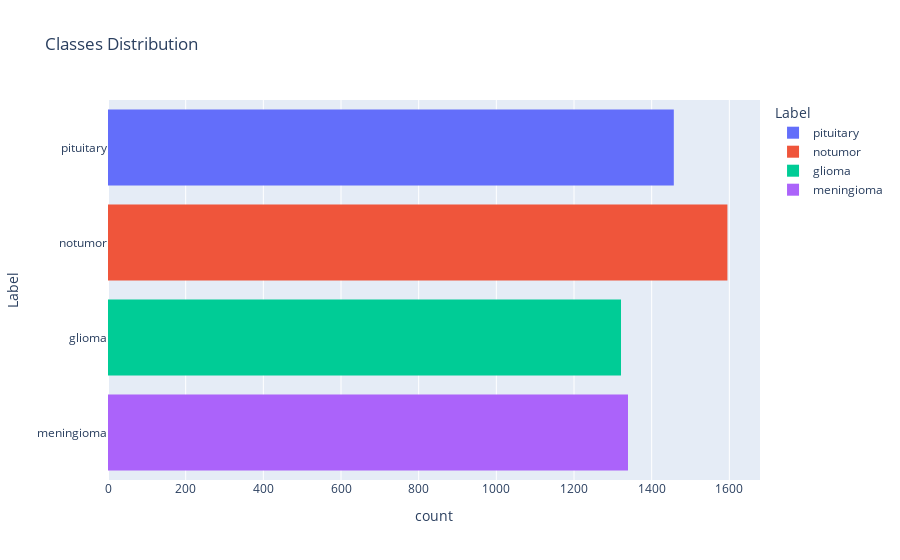

This figure's notebook cell:
### Code cell
px.histogram(train_data, y="Label", color="Label", title="Classes Distribution")

### Figure 1 — Plotly figure (JSON) as saved in the notebook; plotly's stock layout.template omitted (floating-point values rounded to 4 significant figures; data arrays with more than 128 entries replaced by an {"elided": "..."} marker saying what was removed)
{"data": [{"bingroup": "y", "hovertemplate": "Label=%{y}<br>count=%{x}<extra></extra>", "legendgroup": "pituitary", "marker": {"color": "#636efa", "pattern": {"shape": ""}}, "name": "pituitary", "orientation": "h", "showlegend": true, "type": "histogram", "xaxis": "x", "y": {"elided": "1457 str values"}, "yaxis": "y"}, {"bingroup": "y", "hovertemplate": "Label=%{y}<br>count=%{x}<extra></extra>", "legendgroup": "notumor", "marker": {"color": "#EF553B", "pattern": {"shape": ""}}, "name": "notumor", "orientation": "h", "showlegend": true, "type": "histogram", "xaxis": "x", "y": {"elided": "1595 str values"}, "yaxis": "y"}, {"bingroup": "y", "hovertemplate": "Label=%{y}<br>count=%{x}<extra></extra>", "legendgroup": "glioma", "marker": {"color": "#00cc96", "pattern": {"shape": ""}}, "name": "glioma", "orientation": "h", "showlegend": true, "type": "histogram", "xaxis": "x", "y": {"elided": "1321 str values"}, "yaxis": "y"}, {"bingroup": "y", "hovertemplate": "Label=%{y}<br>count=%{x}<extra></extra>", "legendgroup": "meningioma", "marker": {"color": "#ab63fa", "pattern": {"shape": ""}}, "name": "meningioma", "orientation": "h", "showlegend": true, "type": "histogram", "xaxis": "x", "y": {"elided": "1339 str values"}, "yaxis": "y"}], "layout": {"barmode": "relative", "legend": {"title": {"text": "Label"}, "tracegroupgap": 0}, "title": {"text": "Classes Distribution"}, "xaxis": {"anchor": "y", "domain": [0, 1], "title": {"text": "count"}}, "yaxis": {"anchor": "x", "categoryarray": ["meningioma", "glioma", "notumor", "pituitary"], "categoryorder": "array", "domain": [0, 1], "title": {"text": "Label"}}}}
